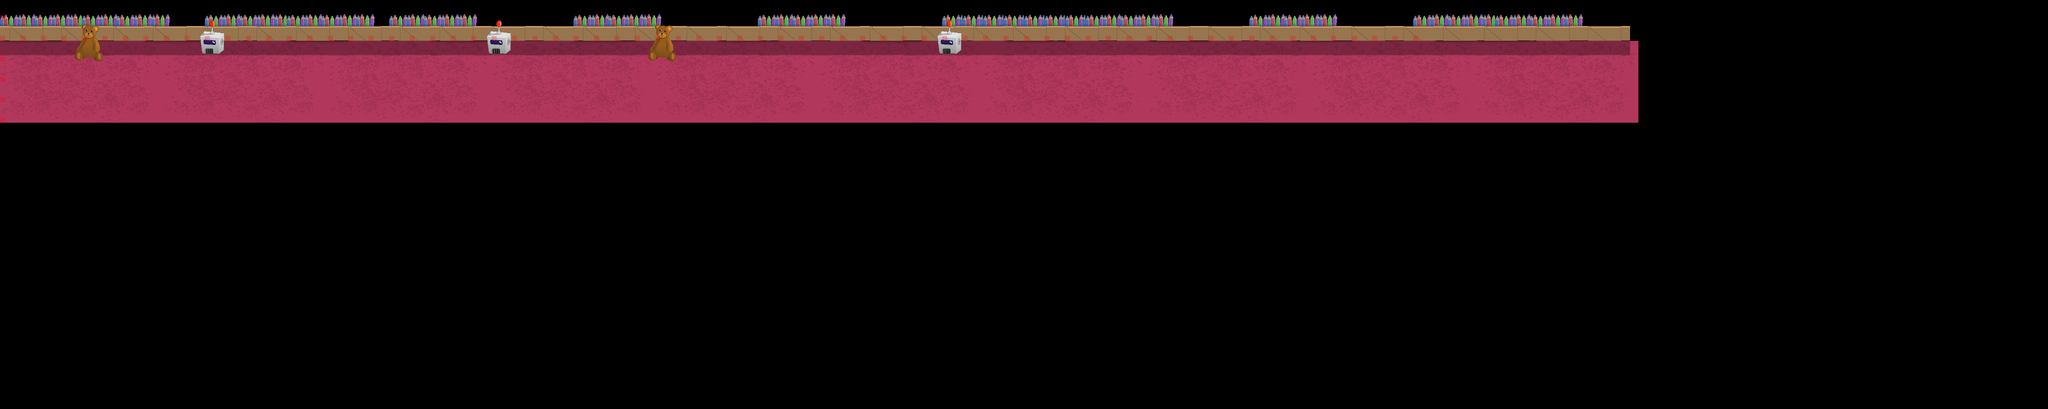

This is a level from a 2D game, rendered from its Tiled map with the project's own tilesets. A one-line summary and the map file follow, with tile-layer data summarised:
An orthogonal 100x20 tile map with 64x64 px tiles, 5 tile layers (Capa de patrones 1, Capa de patrones 3, Capa de patrones 2, Capa de patrones 4, ...), 2 tilesets and 1 object (sardinilla).

<map version="1.5" tiledversion="1.5.0" orientation="orthogonal" renderorder="left-up" width="100" height="20" tilewidth="64" tileheight="64" infinite="0" nextlayerid="7" nextobjectid="3">
 <tileset firstgid="1" source="demoTileset.tsx" />
 <tileset firstgid="145" source="collisionTileset.tsx" />
 <layer id="1" name="Capa de patrones 1" width="100" height="20">
  <data>[2000 cells, 320 non-empty, 32 distinct tile ids]</data>
 </layer>
 <layer id="3" name="Capa de patrones 3" width="100" height="20">
  <data>[2000 cells, 118 non-empty, 10 distinct tile ids]</data>
 </layer>
 <layer id="2" name="Capa de patrones 2" width="100" height="20">
  <data>[2000 cells, 160 non-empty, 16 distinct tile ids]</data>
 </layer>
 <layer id="4" name="Capa de patrones 4" width="100" height="20">
  <data>[2000 cells, 20 non-empty, 8 distinct tile ids]</data>
 </layer>
 <layer id="5" name="Collision" width="100" height="20">
  <data>[2000 cells, 75 non-empty, 1 distinct tile ids]</data>
 </layer>
 <objectgroup id="6" name="entities">
  <object id="1" name="sardinilla" x="200" y="300" />
 </objectgroup>
</map>
